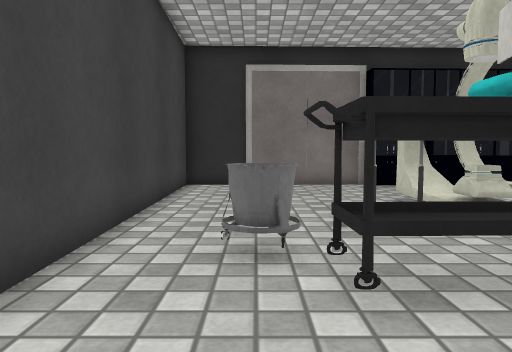
View 1 (above)

12 first-person views from a walk through a Unity game level. The camera is 0.68 m above the floor, tilts 4° down and sees 70° across. The floor is counted in squares, 0.5 m on a side. Each view is taken from the middle of a square. On the plan, view 1 faces up. The plan holds only what a view shows up to about 15 squares ahead; the rest is blank. The place goes on beyond the plan. The player character is not drawn. Some surface patterns are stand-ins.

View 2
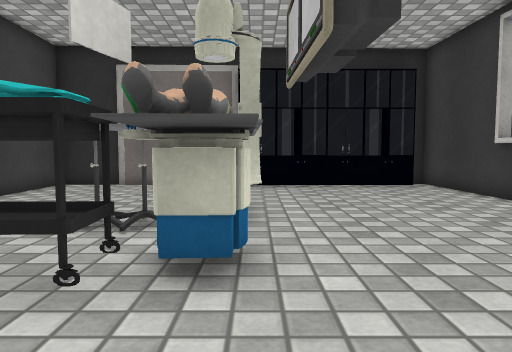

View 3
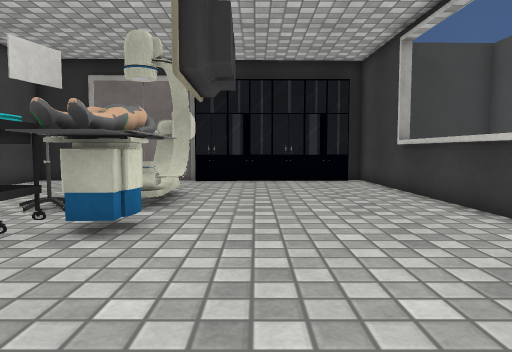

View 4
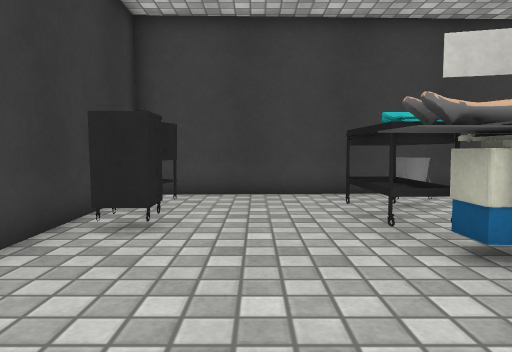

View 5
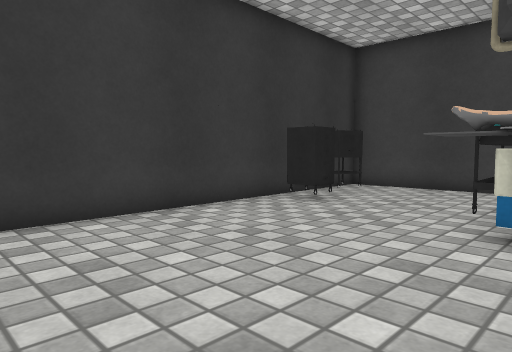

View 6
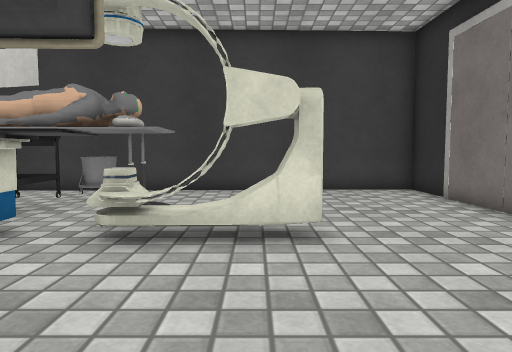

View 7
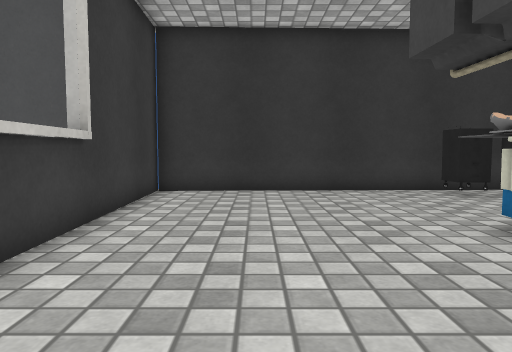

View 8
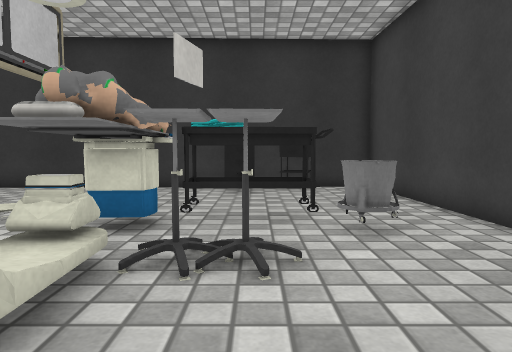

View 9
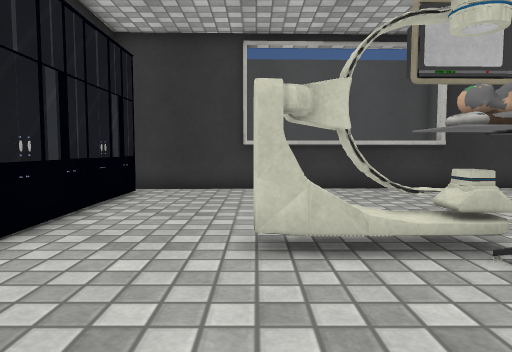

View 10
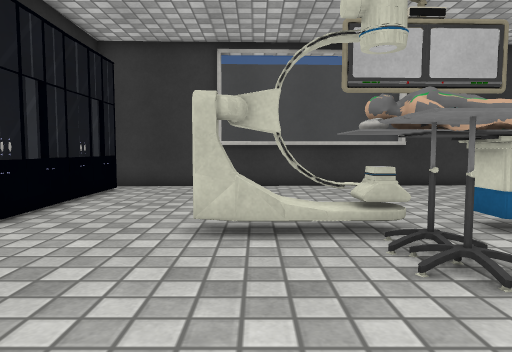

View 11
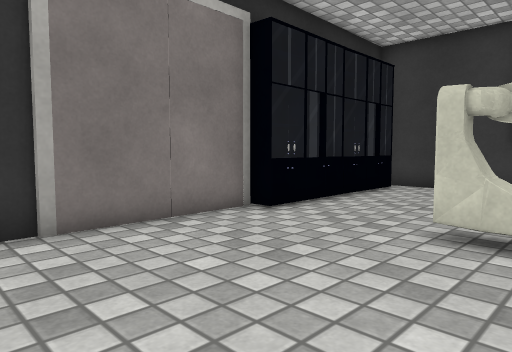

View 12
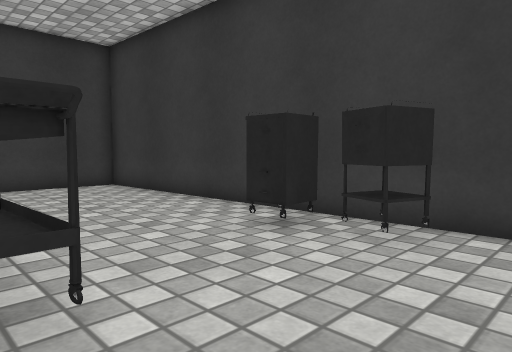

### Floor plan
Key: @ floor where view 1 was taken; # wall or solid block; . floor; = window, fence, low wall or low ledge; C cabinet; A cart; T thing the floor can be seen under or through; O other object.
Columns run from 3 left of view 1 to 12 right of it. Each row starts with its distance up from view 1.
 15 ################
 14 #......CCCCCCCC#
 13 #..............#
 12 #..............#
 11 #..............#
 10 #......O.......#
  9 #......OO......#
  8 #......OO......#
  7 #....AAOO......#
  6 #....AATT......#
  5 #..=..TTO......#
  4 #..=AATTO......#
  3 #...AATTO......#
  2 #..............#
  1 ##.............#
  0  #.@...........#
 -1  #.AAAA........#
 -2  #.AAAA.....####
 -3  ############

Where each view was taken, in squares from view 1:
view 1: 0 up, 0 right, facing up
view 2: 0 up, 5 right, facing up
view 3: 2 down, 7 right, facing up
view 4: 1 up, 9 right, facing left
view 5: 5 up, 11 right, facing down-left
view 6: 9 up, 10 right, facing left
view 7: 10 up, 9 right, facing down
view 8: 11 up, 2 right, facing down
view 9: 10 up, 1 left, facing right
view 10: 9 up, 2 left, facing right
view 11: 8 up, 2 left, facing up-right
view 12: 4 up, 2 left, facing down-right
